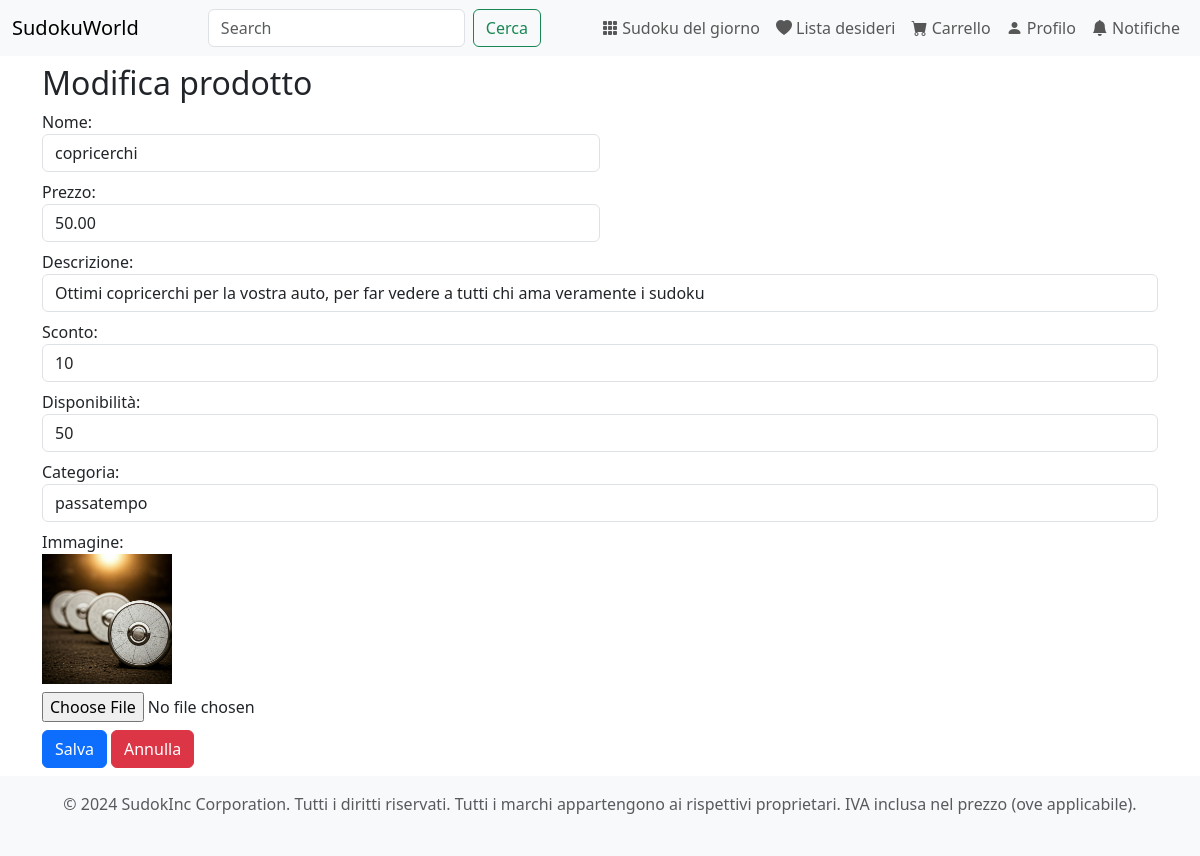
Screenshot of /pages/edit_product.php?id_product=5 (signed in) with the database file from the repository.
### tables this page shows
create table PRODUCT (
    id_product int not null auto_increment,
    name varchar(128) not null,
    description varchar(1024) not null,
    price int not null,
    image varchar(128) not null,
    discount int not null,
    availability int not null,
    removed char not null,
    email varchar(64) not null,
    category_tag varchar(32) not null,
    constraint ID_PRODUCT_ID primary key (id_product)
);

### classes/Product.php (called while the page is built, shortened)
<?php
class Product
{
    private $name;
    private $price;
    private $description;
    private $img;
    private $category_tag;
    private $discount;
    private $availability;
    public function __construct($id_product, $name, $price, $description, $image, $email, $category_tag, $discount, $availability, $removed = 0)
    {
        $this->name = $name;
        $this->price = $price / 100;
        $this->description = $description;
        $this->img = $image;
        $this->category_tag = $category_tag;
        $this->discount = $discount;
        $this->availability = $availability;
    }
    public function getName()
    {
        return $this->name;
    }
    public function getPrice()
    {
        return $this->price;
    }
    public function getDescription()
    {
        return $this->description;
    }
    public function getImg()
    {
        return $this->img;
    }
    public function getCategoryTag()
    {
        return $this->category_tag;
    }
    public function getDiscount()
    {
        return $this->discount;
    }
    public function getAvailability()
    {
        return $this->availability;
    }
}

### database/Database.php (called while the page is built, shortened)
<?php
class Database
{
    private $db;
    public function __construct($servername, $username, $password, $dbname, $port)
    {
        $this->db = new mysqli($servername, $username, $password, $dbname, $port);
    }
    public function query($query, $param_types, ...$params)
    {
        $stmt = $this->db->prepare($query);
        if ($param_types !== '') {
            $stmt->bind_param($param_types, ...$params);
        }
        $stmt->execute();
        return $stmt->get_result()->fetch_all(MYSQLI_ASSOC);
    }
    public function getProduct($id)
    {
        $query = "SELECT * FROM PRODUCT p WHERE id_product = ?";
        return $this->query($query, 'i', $id);
    }
    public function getAllCategories()
    {
        return $this->query("SELECT category_tag FROM CATEGORY", '');
    }
}

### includes/bootstrap.php (called while the page is built, shortened)
<?php
require_once("../database/Database.php");
$db = new Database("db", "root", "example", "SUDOKUWORLD", 3306);

### includes/functions.php (the view, shortened to what this page needs)
<?php
function displayEditForm($product, $title, $categories)
    {
        echo '
    <form action="#" method="POST" enctype="multipart/form-data" class="container mt-2">
        <h2 class="mb-2">' . htmlspecialchars($title) . '</h2>
            <div class="col-md-6 mb-2">
                <label for="name">Nome:</label>
                <input type="text" id="name" name="name" class="form-control" value="' . htmlspecialchars($product->getName()) . '" />
            </div>
            <div class="col-md-6 mb-2">
                <label for="price">Prezzo:</label>
                <input type="number" id="price" name="price" class="form-control" value="' . number_format($product->getPrice(), 2) . '" />
            </div>
        <div class="mb-2">
            <label for="description">Descrizione:</label>
            <input type="text" id="description" name="description" class="form-control" value="' . htmlspecialchars($product->getDescription()) . '" />
        </div>
        <div class="mb-2">
            <label for="discount">Sconto:</label>
            <input type="number" id="discount" name="discount" class="form-control" value="' . htmlspecialchars($product->getDiscount()) . '" />
        </div>
        <div class="mb-2">
            <label for="availability">Disponibilit&agrave;:</label>
            <input type="number" id="availability" name="availability" class="form-control" value="' . htmlspecialchars($product->getAvailability()) . '" />
        </div>
        <div class="mb-2">
            <label for="category">Categoria:</label>
            <select id="category" name="category" class="form-control">';
        foreach ($categories as $category) {
            $tag = $category['category_tag'];
            $selected = ($product->getCategoryTag() === $tag) ? 'selected' : '';
            echo '<option value="' . htmlspecialchars($tag) . '" ' . $selected . '>' . htmlspecialchars($tag) . '</option>';
        }
        echo '</select>
         </div>';
        echo '
            <div class="mb-2">
                <label for="image">Immagine:</label><br>
                <img id="imagePreview" src="' . htmlspecialchars($product->getImg()) . '" alt="Product Image" style="max-width: 130px;" class="mb-2" /><br>
                <input type="file" name="image" id="image" accept="image/*" class="form-control-file" onchange="previewImage(event)" />
            </div>
            <div class="mb-2 d-flex gap-1">
                <input type="submit" name="submit" value="Salva" class="btn btn-primary" />
                <input type="submit" value="Annulla" class="btn btn-danger" formmethod="GET" formaction="/pages/seller_dashboard.php"/>
            </div>
        </form>
        <script>
            function previewImage(event) {
                const file = event.target.files[0];
                if (file) {
                    const reader = new FileReader();
                    reader.onload = function(e) {
                        // Update the image preview
                        document.getElementById("imagePreview").src = e.target.result;
                    };
                    reader.readAsDataURL(file);
                }
            }
        </script>';
    }

### rows the page displays
product: name "copricerchi", price "50.00", description "Ottimi copricerchi per la vostra auto, per far vedere a tutti chi ama veramente i sudoku", discount "10", availability "50", image (picture)

### other values shown
$title "Modifica prodotto"
form field category "passatempo"
